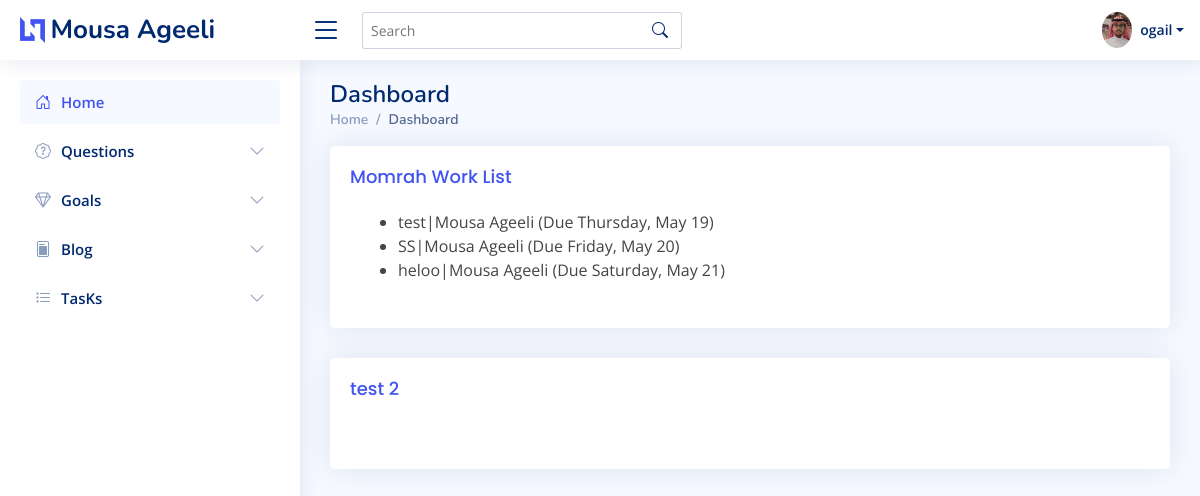
The app's page /tasks/lists/ (signed in), older data.
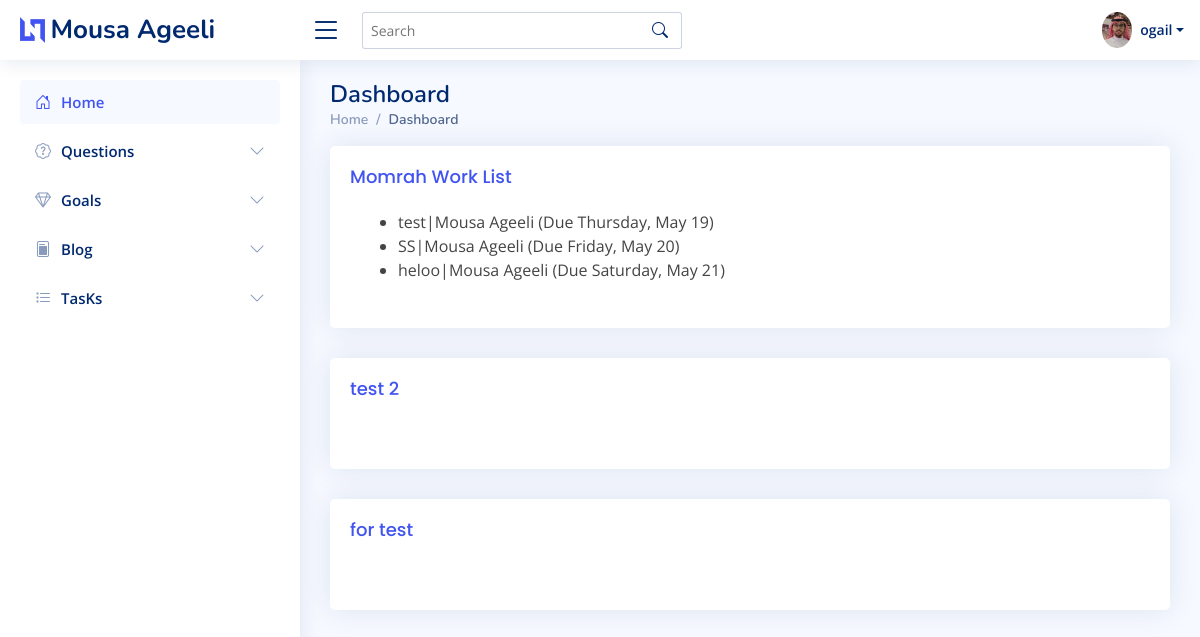
The same page, newer data.
### tasks/models.py (models this page shows, shortened)
class ToDoList(models.Model):
    title = models.CharField(max_length=100, unique=True)

class ToDoItem(models.Model):
    title = models.CharField(max_length=255)
    description = models.TextField(null=True, blank=True)
    created_date = models.DateTimeField(auto_now_add=True)
    due_date = models.DateTimeField(default=one_week_hence)
    for_whom = models.CharField(max_length=255, default='Mousa Ageeli')
    todo_list = models.ForeignKey(ToDoList, on_delete=models.CASCADE)
    class Meta:
        ordering = ["due_date"]

### tasks/views.py (the view)
class ListListView(ListView):
    model = ToDoList
    template_name = "tasks/tasks.html"
    def get_context_data(self):
        context = super().get_context_data()
        context["todo_list_items"] = ToDoItem.objects.all()
        return context

### templates/tasks/tasks.html (shortened to what this page needs)
{% extends 'home.html' %}
{% block content %}
    <div class="col-lg-12">
    {% for todolist in object_list %}
        <div class="card info-card">
            <div class="card-body">
                <h5 class="card-title"><a href="{% url "list" todolist.id %}">{{ todolist.title }}</a></h5>
                <div class="d-flex align-items-center">
                    <div class="ps-3">
                        <ul>
                            {% for todo in todo_list_items %}
                                {% if todo.todo_list.id == todolist.id %}
                                    <li>
                                        <div>
                                            <div role="button" onclick="location.href='{% url "item-update" todolist.id todo.id %}'">
                                            {{ todo.title }}|{{ todo.for_whom}}
                                            (Due {{ todo.due_date | date:"l, F j" }})
                                        </div>
                                     </li>
                                {% endif %}
                            {% empty %}
                            <p>There are no to-do items in this list.</p>
                            {% endfor %}
                         </ul>
                    </div>
                </div>
            </div>
        </div>
    {% endfor %}
    </div>
{% endblock %}

### templates/home.html (shortened to what this page needs)
<!doctype html>
<html lang="en">
{% load static %}
<head>
  <link href="{% static 'assets/vendor/bootstrap/css/bootstrap.min.css' %}" rel="stylesheet">
  <link href="{% static 'assets/vendor/bootstrap-icons/bootstrap-icons.css' %}" rel="stylesheet">
  <link href="{% static 'assets/vendor/boxicons/css/boxicons.min.css' %}" rel="stylesheet">
  <link href="{% static 'assets/vendor/quill/quill.snow.css' %}" rel="stylesheet">
  <link href="{% static 'assets/vendor/quill/quill.bubble.css' %}" rel="stylesheet">
  <link href="{% static 'assets/vendor/remixicon/remixicon.css' %}" rel="stylesheet">
  <link href="{% static 'assets/vendor/simple-datatables/style.css' %}" rel="stylesheet">
  <link href="{% static 'css/project.css' %}" rel="stylesheet">
  <link href="{% static 'assets/css/style.css' %}" rel="stylesheet">
</head>
<body>
{% if user.is_authenticated %}
{% include 'navbar.html' %}
{% endif %}
{% include 'sidebar.html' %}
<main id="main" class="main">
  {% if user.is_authenticated %}
  <div class="pagetitle">
    <h1>Dashboard</h1>
    <nav>
      <ol class="breadcrumb">
        <li class="breadcrumb-item"><a href="index.html">Home</a></li>
        <li class="breadcrumb-item active">Dashboard</li>
      </ol>
    </nav>
  </div>
  {% endif %}
  <section class="section dashboard">
    <div class="row">
      <div class="col-lg-12">
        <div class="row">
          {% block content %}
          {% endblock %}
        </div>
      </div>
    </div>
  </section>
</main>
</body>
</html>

### templates/navbar.html (shortened to what this page needs)
{% load static %}
<header id="header" class="header fixed-top d-flex align-items-center">
  <div class="d-flex align-items-center justify-content-between">
    <a href="/" class="logo d-flex align-items-center">
      <img src="{% static 'assets/img/logo.png' %}" alt="">
      <span class="d-none d-lg-block">Mousa Ageeli</span>
    </a>
    {% if user.is_authenticated %}
    <i class="bi bi-list toggle-sidebar-btn"></i>
    {% endif %}
  </div>
  {% if user.is_authenticated %}
  <div class="search-bar">
    <form class="search-form d-flex align-items-center" method="POST" action="#">
      <input type="text" name="query" placeholder="Search" title="Enter search keyword">
      <button type="submit" title="Search"><i class="bi bi-search"></i></button>
    </form>
  </div>
  {% endif %}
  <nav class="header-nav ms-auto">
    <ul class="d-flex align-items-center">
      <li class="nav-item dropdown pe-3">
        <a class="nav-link nav-profile d-flex align-items-center pe-0" href="#" data-bs-toggle="dropdown">
          {% if user.is_authenticated %}
          <img src="{% static 'assets/img/profile-img.jpg' %}" alt="Profile" class="rounded-circle">
          <span class="d-none d-md-block dropdown-toggle ps-2">{{ user.username }}</span>
        </a>
          {% endif %}
      </li>
    </ul>
  </nav>
</header>

### templates/sidebar.html (shortened to what this page needs)
{% if user.is_authenticated %}
<aside id="sidebar" class="sidebar">
  <ul class="sidebar-nav" id="sidebar-nav">
    <li class="nav-item">
      <a class="nav-link " href="/">
        <i class="bi bi-house-door"></i>
        <span>Home</span>
      </a>
    </li>
    <li class="nav-item">
      <a class="nav-link collapsed" data-bs-target="#components-nav" data-bs-toggle="collapse" href="#">
        <i class="bi bi-patch-question"></i><span>Questions</span><i class="bi bi-chevron-down ms-auto"></i>
      </a>
    </li>
    <li class="nav-item">
      <a class="nav-link collapsed" data-bs-target="#forms-nav" data-bs-toggle="collapse" href="#">
        <i class="bi bi-gem"></i><span>Goals</span><i class="bi bi-chevron-down ms-auto"></i>
      </a>
    </li>
    <li class="nav-item">
      <a class="nav-link collapsed" data-bs-target="#tables-nav" data-bs-toggle="collapse" href="#">
        <i class="bi bi-file-post"></i><span>Blog</span><i class="bi bi-chevron-down ms-auto"></i>
      </a>
    </li>
    <li class="nav-item">
      <a class="nav-link collapsed" data-bs-target="#tasks-nav" data-bs-toggle="collapse" href="#">
        <i class="bi bi-list-task"></i><span>TasKs</span><i class="bi bi-chevron-down ms-auto"></i>
      </a>
    </li>
  </ul>
</aside>
{% endif %}

### static/assets/css/style.css (style rules this page uses)
:root { scroll-behavior: smooth; }
body { font-family: "Open Sans", sans-serif; background: #f6f9ff; color: #444444; }
a { color: #4154f1; text-decoration: none; }
h1, h2, h3, h4, h5, h6 { font-family: "Nunito", sans-serif; }
#main { margin-top: 60px; padding: 20px 30px; transition: all 0.3s; }
.pagetitle { margin-bottom: 10px; }
.pagetitle h1 { font-size: 24px; margin-bottom: 0; font-weight: 600; color: #012970; }
.ps-3 { overflow:hidden; }
.card { margin-bottom: 30px; border: none; border-radius: 5px; box-shadow: 0px 0 30px rgba(1, 41, 112, 0.1); }
.card-title { padding: 20px 0 15px 0; font-size: 18px; font-weight: 500; color: #012970; font-family: "Poppins", sans-serif; }
.card-body { padding: 0 20px 20px 20px; }
.breadcrumb { font-size: 14px; font-family: "Nunito", sans-serif; color: #899bbd; font-weight: 600; }
.breadcrumb a { color: #899bbd; transition: 0.3s; }
.breadcrumb .breadcrumb-item::before { color: #899bbd; }
.breadcrumb .active { color: #51678f; font-weight: 600; }
.logo { line-height: 1; }
@media (min-width: 1200px) { .logo { width: 280px; } }
.logo img { max-height: 26px; margin-right: 6px; }
.logo span { font-size: 26px; font-weight: 700; color: #012970; font-family: "Nunito", sans-serif; }
.header { transition: all 0.5s; z-index: 997; height: 60px; box-shadow: 0px 2px 20px rgba(1, 41, 112, 0.1); background-color: #fff; padding-left: 20px; }
.header .toggle-sidebar-btn { font-size: 32px; padding-left: 10px; cursor: pointer; color: #012970; }
.header .search-bar { min-width: 360px; padding: 0 20px; }
.header .search-form { width: 100%; }
.header .search-form input { border: 0; font-size: 14px; color: #012970; border: 1px solid rgba(1, 41, 112, 0.2); padding: 7px 38px 7px 8px; border-radius: 3px; transition: 0.3s; width: 100%; }
.header .search-form button { border: 0; padding: 0; margin-left: -30px; background: none; }
.header .search-form button i { color: #012970; }
.header-nav ul { list-style: none; }
.header-nav > ul { margin: 0; padding: 0; }
.header-nav .nav-profile { color: #012970; }
.header-nav .nav-profile img { max-height: 36px; }
.header-nav .nav-profile span { font-size: 14px; font-weight: 600; }
.sidebar { position: fixed; top: 60px; left: 0; bottom: 0; width: 300px; z-index: 996; transition: all 0.3s; padding: 20px; overflow-y: auto; scrollbar-width: thin; scrollbar-color: #aab7cf transparent; box-shadow: 0px 0px 20px rgba(1, 41, 112, 0.1); background-color: #fff; }
@media (min-width: 1200px) { #main, #footer { margin-left: 300px; } }
.sidebar-nav { padding: 0; margin: 0; list-style: none; }
.sidebar-nav li { padding: 0; margin: 0; list-style: none; }
.sidebar-nav .nav-item { margin-bottom: 5px; }
.sidebar-nav .nav-link { display: flex; align-items: center; font-size: 15px; font-weight: 600; color: #4154f1; transition: 0.3; background: #f6f9ff; padding: 10px 15px; border-radius: 4px; }
.sidebar-nav .nav-link i { font-size: 16px; margin-right: 10px; color: #4154f1; }
.sidebar-nav .nav-link.collapsed { color: #012970; background: #fff; }
.sidebar-nav .nav-link.collapsed i { color: #899bbd; }
.sidebar-nav .nav-link .bi-chevron-down { margin-right: 0; transition: transform 0.2s ease-in-out; }
.dashboard .info-card { padding-bottom: 10px; }

Row changes from the older to the newer data that the page shows:
added ToDoList: title "for test"
